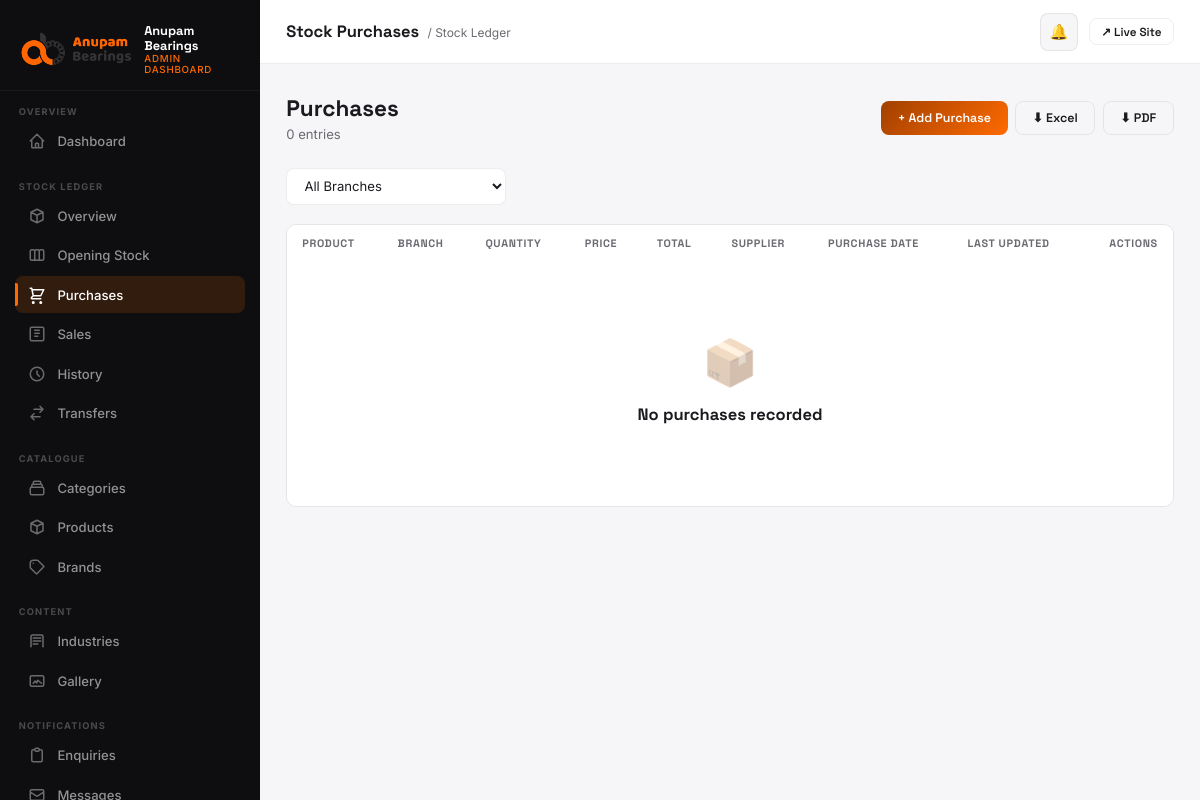
Before: /dashboard/stock/purchases/ (signed in) with the older database file.
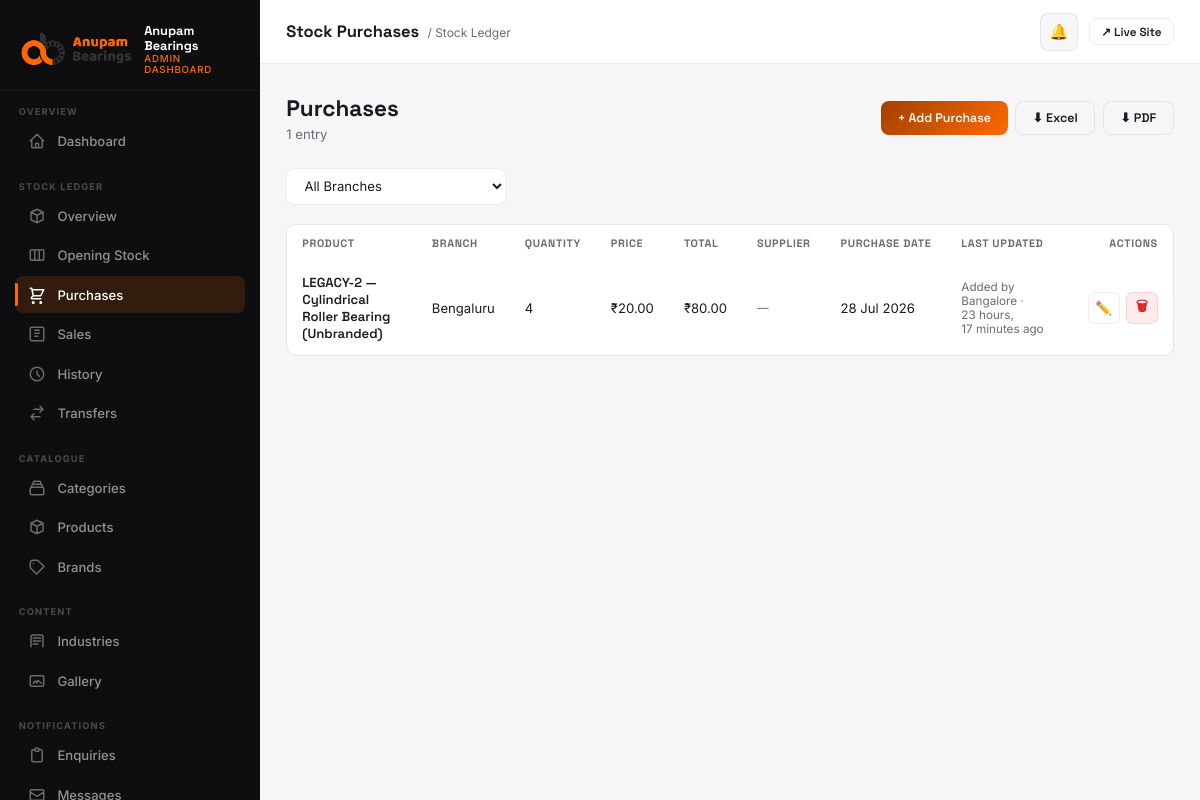
After: the same page with the newer database file.
### stock_ledger/models.py (models this page shows, shortened)
class AuditModel(models.Model):
    created_by = models.ForeignKey(
        settings.AUTH_USER_MODEL, on_delete=models.PROTECT, related_name='+', null=True
    )
    created_at = models.DateTimeField(auto_now_add=True)
    updated_by = models.ForeignKey(
        settings.AUTH_USER_MODEL, on_delete=models.PROTECT, related_name='+', null=True, blank=True
    )
    updated_at = models.DateTimeField(auto_now=True)
    is_deleted = models.BooleanField(default=False)
    deleted_by = models.ForeignKey(
        settings.AUTH_USER_MODEL, on_delete=models.PROTECT, related_name='+', null=True, blank=True
    )
    deleted_at = models.DateTimeField(null=True, blank=True)
    class Meta:
        abstract = True

class StockPurchase(AuditModel):
    product = models.ForeignKey('products.Product', on_delete=models.PROTECT, related_name='purchase_entries')
    branch = models.ForeignKey(Branch, on_delete=models.PROTECT, related_name='purchase_entries')
    quantity = models.PositiveIntegerField()
    price = models.DecimalField(max_digits=12, decimal_places=2)
    total_price = models.DecimalField(max_digits=14, decimal_places=2)
    purchase_date = models.DateField(default=timezone.localdate)
    supplier = models.CharField(max_length=200, blank=True)
    notes = models.TextField(blank=True)
    class Meta:
        ordering = ['-purchase_date', '-created_at']

class Branch(models.Model):
    name = models.CharField(max_length=120)
    slug = models.SlugField(unique=True)
    code = models.CharField(max_length=20, unique=True)
    address = models.TextField(blank=True)
    is_active = models.BooleanField(default=True)
    created_at = models.DateTimeField(auto_now_add=True)
    class Meta:
        ordering = ['name']

### products/models.py (models this page shows, shortened)
class Product(models.Model):
    category = models.ForeignKey(Category, on_delete=models.CASCADE, related_name='products')
    brand = models.ForeignKey(Brand, on_delete=models.PROTECT, related_name='products')
    name = models.CharField(max_length=200)
    slug = models.SlugField(unique=True)
    sku = models.CharField(
        max_length=64, db_index=True,
        help_text="Part/model code (e.g. 6001-ZZ). Identifies this product in the Stock Ledger and the Opening Stock Excel import."
    )
    description = models.TextField(blank=True)
    specifications = models.JSONField(default=dict, blank=True)
    needs_excel_table = models.BooleanField(default=False)
    excel_table_file = models.FileField(upload_to=product_excel_upload_to, blank=True, null=True)
    excel_table_data = models.JSONField(default=dict, blank=True)
    image = models.ImageField(upload_to='products/', blank=True, null=True)
    is_featured = models.BooleanField(default=False)
    created_at = models.DateTimeField(auto_now_add=True)
    class Meta:
        unique_together = [('sku', 'brand')]

class Brand(models.Model):
    name = models.CharField(max_length=120)
    slug = models.SlugField(unique=True)
    is_active = models.BooleanField(default=True)
    order = models.IntegerField(default=0)
    class Meta:
        ordering = ['order', 'name']

### stock_ledger/views.py (the view)
# urls.py: path('purchases/', views.purchase_list, name='purchase_list'),
@login_required(login_url='/dashboard/login/')
@staff_required
@role_required(UserProfile.ADMIN, UserProfile.BRANCH_STAFF, UserProfile.VIEWER)
def purchase_list(request):
    profile = _profile(request)
    qs = StockPurchase.objects.select_related('product', 'branch', 'created_by', 'updated_by').filter(is_deleted=False)
    qs = qs.filter(branch_id__in=visible_branches(profile).values_list('id', flat=True))
    branch_filter = request.GET.get('branch', '')
    if profile.role == UserProfile.BRANCH_STAFF:
        branch_filter = str(profile.branch_id)
    if branch_filter:
        qs = qs.filter(branch_id=branch_filter)
    qs = qs.order_by('-purchase_date', '-created_at')
    paginator = Paginator(qs, 20)
    page_obj = paginator.get_page(request.GET.get('page', 1))
    return render(request, 'dashboard/stock_purchase_list.html', {
        'entries': page_obj.object_list,
        'page_obj': page_obj,
        'branches': _branch_choices(profile),
        'branch_filter': branch_filter,
        'include_money': _is_admin(profile),
        'can_mutate': profile.role in (UserProfile.ADMIN, UserProfile.BRANCH_STAFF),
    })

### core/context_processors.py (called while the page is built)
def seo(request):
    return build_seo_context(request)

### core/seo.py (called while the page is built)
def site_url() -> str:
    return getattr(settings, 'SITE_URL', 'https://anupambearings.com').rstrip('/')

def absolute_url(path: str) -> str:
    if not path:
        return site_url()
    parsed = urlsplit(path)
    if parsed.scheme:
        return path
    if path.startswith('/'):
        return f'{site_url()}{path}'
    return f"{site_url()}/{path.lstrip('/')}"

def build_canonical_url(request, *, path: str | None = None) -> str:
    canonical_path = path if path is not None else request.path
    return absolute_url(canonical_path)

def _serialize_schema(schema: dict) -> str:
    return json.dumps(schema, ensure_ascii=False, separators=(',', ':'))

### stock_ledger/context_processors.py (called while the page is built)
def dashboard_role(request):
    user = getattr(request, 'user', None)
    if not user or not user.is_authenticated or not user.is_staff:
        return {}
    profile = getattr(user, 'stock_profile', None)
    if profile is None:
        return {}
    return {
        'dash_role': profile.role,
        'dash_branch': profile.branch,
    }

### stock_ledger/views.py (called while the page is built)
def _profile(request):
    return request.user.stock_profile

def _is_admin(profile):
    return profile.role == UserProfile.ADMIN

### templates/dashboard/stock_purchase_list.html (shortened to what this page needs)
{% extends "dashboard/base.html" %}
{% load stock_ledger_extras %}
{% block page_title %}Stock Purchases{% endblock %}
{% block breadcrumb %}<span class="topbar-breadcrumb">/ Stock Ledger</span>{% endblock %}
{% block nav_stock_purchase %}active{% endblock %}
{% block content %}
<div class="page-header">
  <div class="page-header-left">
    <h1>Purchases</h1>
    <p>{{ entries|length }} entr{{ entries|length|pluralize:"y,ies" }}</p>
  </div>
  <div style="display:flex;gap:0.5rem;">
    {% if can_mutate %}<a href="{% url 'dashboard:stock_ledger:purchase_add' %}" class="btn btn-primary">+ Add Purchase</a>{% endif %}
    <a href="{% url 'dashboard:stock_ledger:export_history' 'purchase' 'excel' %}?{{ request.GET.urlencode }}" class="btn btn-ghost">⬇ Excel</a>
    <a href="{% url 'dashboard:stock_ledger:export_history' 'purchase' 'pdf' %}?{{ request.GET.urlencode }}" class="btn btn-ghost">⬇ PDF</a>
  </div>
</div>
{% if branches|length > 1 %}
<form method="GET" class="filter-bar">
  <select class="filter-input" name="branch" onchange="this.form.submit()">
    <option value="">All Branches</option>
  </select>
</form>
{% endif %}
<div class="table-wrap">
  <table>
    <thead>
      <tr>
        <th>Product</th>
        <th>Branch</th>
        <th>Quantity</th>
        {% if include_money %}<th>Price</th><th>Total</th>{% endif %}
        <th>Supplier</th>
        <th>Purchase Date</th>
        <th>Last Updated</th>
        {% if can_mutate %}<th style="text-align:right;">Actions</th>{% endif %}
      </tr>
    </thead>
    <tbody>
      {% for e in entries %}
      <tr id="purchase-row-{{ e.pk }}">
        <td class="td-name">{{ e.product|product_label }}</td>
        <td>{{ e.branch.name }}</td>
        <td>{{ e.quantity }}</td>
        {% if include_money %}<td>₹{{ e.price|floatformat:2 }}</td><td>₹{{ e.total_price|floatformat:2 }}</td>{% endif %}
        <td class="td-sub">{{ e.supplier|default:"—" }}</td>
        <td>{{ e.purchase_date|date:"d M Y" }}</td>
        <td class="td-sub">
          {% if e.updated_by %}Edited by {{ e.updated_by.username }} · {{ e.updated_at|timesince }} ago
          {% else %}Added by {{ e.created_by.username|default:"—" }} · {{ e.created_at|timesince }} ago{% endif %}
        </td>
        {% if can_mutate %}
        <td style="text-align:right;">
          <div style="display:flex;align-items:center;justify-content:flex-end;gap:0.4rem;">
            <a href="{% url 'dashboard:stock_ledger:purchase_edit' e.pk %}" class="btn btn-ghost btn-sm btn-icon" title="Edit">✏️</a>
            <button class="btn btn-danger btn-sm btn-icon" title="Delete"
              onclick="confirmDelete('{% url 'dashboard:stock_ledger:purchase_delete' e.pk %}', '{{ e.product.name|escapejs }}', () => document.getElementById('purchase-row-{{ e.pk }}').remove())">🗑</button>
          </div>
        </td>
        {% endif %}
      </tr>
      {% empty %}
      <tr><td colspan="9"><div class="empty-state"><div class="empty-state-icon">📦</div><h3>No purchases recorded</h3></div></td></tr>
      {% endfor %}
    </tbody>
  </table>
</div>
{% endblock %}

Changed rows visible on the page:
added StockPurchase: product|product_label "LEGACY-2 — Cylindrical Roller Bearing (Unbranded)", branch.name "Bengaluru", quantity "4", price "20.00", total_price "80.00", supplier "—", purchase_date "28 Jul 2026", created_by.username "Bangalore", created_at "23 hours, 17 minutes"
Other visible differences:
{{ entries|length }}: "0" → "1"
text no longer shown: "📦 No purchases recorded"
